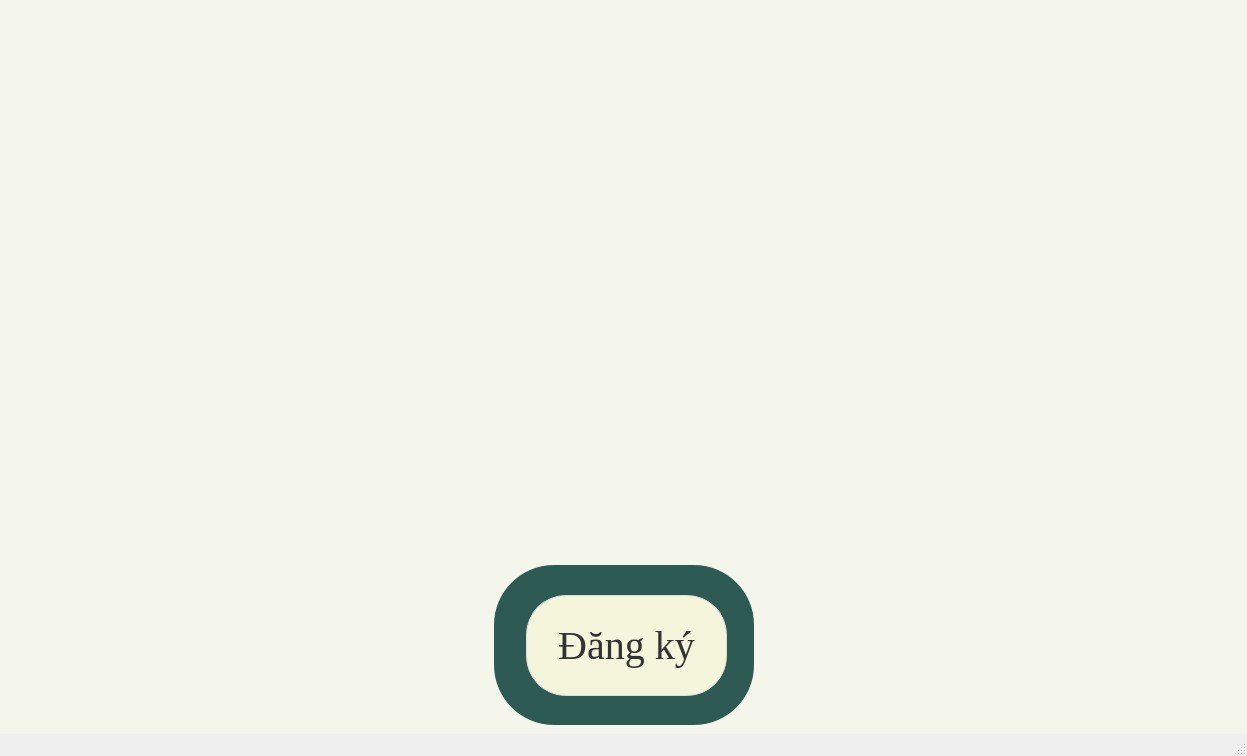
<?xml version="1.0" encoding="UTF-8"?>
<ui version="4.0">
 <class>MainWindow</class>
 <widget class="QMainWindow" name="MainWindow">
  <property name="geometry">
   <rect>
    <x>0</x>
    <y>0</y>
    <width>1247</width>
    <height>756</height>
   </rect>
  </property>
  <property name="windowTitle">
   <string>MainWindow</string>
  </property>
  <property name="styleSheet">
   <string notr="true">#centralwidget {
    background-color: #f4f5eb;
    border-image: url(&quot;E:/MyFinalProject/images/noti.jpg&quot;);
}</string>
  </property>
  <widget class="QWidget" name="centralwidget">
   <layout class="QGridLayout" name="gridLayout">
    <item row="2" column="0">
     <layout class="QHBoxLayout" name="horizontalLayout">
      <item>
       <spacer name="horizontalSpacer">
        <property name="orientation">
         <enum>Qt::Horizontal</enum>
        </property>
        <property name="sizeHint" stdset="0">
         <size>
          <width>40</width>
          <height>20</height>
         </size>
        </property>
       </spacer>
      </item>
      <item>
       <widget class="QFrame" name="frame">
        <property name="minimumSize">
         <size>
          <width>260</width>
          <height>160</height>
         </size>
        </property>
        <property name="styleSheet">
         <string notr="true">QFrame {
    background-color: #2d5a52;
    border-radius: 60px;
}</string>
        </property>
        <property name="frameShape">
         <enum>QFrame::StyledPanel</enum>
        </property>
        <property name="frameShadow">
         <enum>QFrame::Raised</enum>
        </property>
        <widget class="QPushButton" name="pushButton">
         <property name="geometry">
          <rect>
           <x>32</x>
           <y>30</y>
           <width>201</width>
           <height>101</height>
          </rect>
         </property>
         <property name="font">
          <font>
           <family>Times New Roman</family>
           <pointsize>30</pointsize>
           <weight>50</weight>
           <bold>false</bold>
           <underline>false</underline>
           <strikeout>false</strikeout>
           <kerning>false</kerning>
          </font>
         </property>
         <property name="styleSheet">
          <string notr="true">QPushButton {
    /* Màu kem bạn yêu cầu (lấy từ ảnh) */
    background-color: #f5f5dc; 
    
    /* Bo tròn góc - chỉnh số này cho khớp với khung sau */
    border-radius: 40px; 
    
    /* Viền nút (có thể để 'none' nếu muốn nút phẳng lì) */
    border: 1px solid #dcdcdc; 
    
    /* Chỉnh lề và font chữ nếu cần */
    padding: 5px;
   
    color: #333333;
}

/* Hiệu ứng khi di chuột vào cho đỡ bị đơ */
QPushButton:hover {
    background-color: #efefd0; /* Tối hơn một chút khi hover */
}

/* Hiệu ứng khi click chuột */
QPushButton:pressed {
    background-color: #e5e5c0;
}</string>
         </property>
         <property name="text">
          <string>Đăng ký</string>
         </property>
        </widget>
       </widget>
      </item>
      <item>
       <spacer name="horizontalSpacer_2">
        <property name="orientation">
         <enum>Qt::Horizontal</enum>
        </property>
        <property name="sizeHint" stdset="0">
         <size>
          <width>40</width>
          <height>20</height>
         </size>
        </property>
       </spacer>
      </item>
     </layout>
    </item>
    <item row="0" column="0">
     <layout class="QVBoxLayout" name="verticalLayout"/>
    </item>
    <item row="1" column="0">
     <spacer name="verticalSpacer">
      <property name="orientation">
       <enum>Qt::Vertical</enum>
      </property>
      <property name="sizeHint" stdset="0">
       <size>
        <width>20</width>
        <height>40</height>
       </size>
      </property>
     </spacer>
    </item>
   </layout>
  </widget>
  <widget class="QMenuBar" name="menubar">
   <property name="geometry">
    <rect>
     <x>0</x>
     <y>0</y>
     <width>1247</width>
     <height>26</height>
    </rect>
   </property>
  </widget>
  <widget class="QStatusBar" name="statusbar"/>
 </widget>
 <resources>
  <include location="../../images/members.qrc"/>
 </resources>
 <connections/>
</ui>
